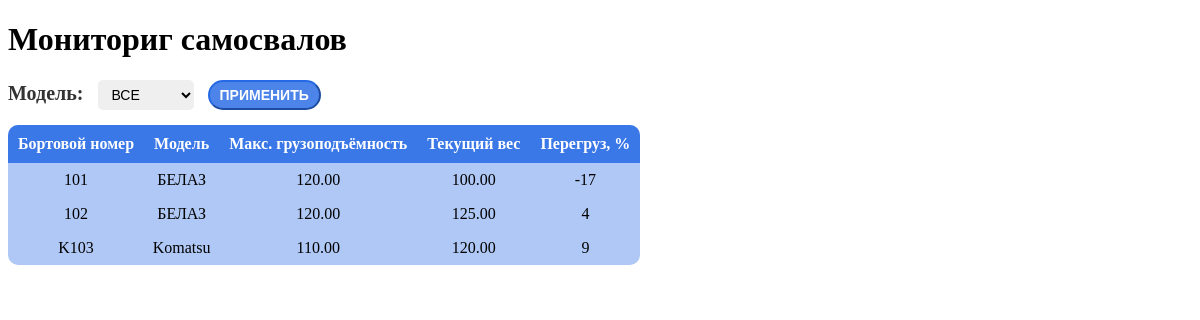
The page / on the database its author committed.
### autoload/models.py (models this page shows, shortened)
class DumpTruck(models.Model):
    name = models.CharField(max_length=100, blank=True)
    model = models.ForeignKey(
        TruckModel,
        on_delete=models.CASCADE,
        related_name='dumptruck'
    )
    side_number = models.CharField(max_length=30, unique=True, blank=True)
    current_load = models.DecimalField(max_digits=5, decimal_places=2, blank=True, default=None)

class TruckModel(models.Model):
    name = models.CharField(max_length=50, unique=True)
    load_capacity = models.DecimalField(max_digits=5, decimal_places=2)

### autoload/views.py (the view, shortened to what this page needs)
# urls.py: path('', MainView.as_view()),
class MainView(TemplateView):
    template_name = "index.html"
    truck_models_list = get_truck_models_list()
    def get_context_data(self, *, object_list=None, **kwargs):
        truck_models_list = get_truck_models_list()
        selected_model = '-1'
        dump_truck_list = get_tucks_by_selected_model(selected_model)
        context = {
            "truck_models_list": truck_models_list,
            "dump_trucks": dump_truck_list,
            "selected_model": int(selected_model)
        }
        return context

### autoload/utils.py (called while the page is built)
def get_truck_models_list() -> list:
    truck_models = TruckModel.objects.all()
    truck_models_list = [
        {
            "name": model.name,
            "id": model.id,
        } for model in truck_models
    ]
    truck_models_list.insert(0, {"id": "-1", "name": "ВСЕ"})
    return truck_models_list

def get_tucks_by_selected_model(selected_model: str) -> list:
    selected_trucks = DumpTruck.objects.select_related('model')
    if selected_model != '-1':
        selected_trucks = selected_trucks.filter(model=selected_model)
    selected_trucks = [
        {
            "side_number": truck.side_number,
            "model": truck.model.name,
            "capacity": truck.model.load_capacity,
            "current_load": truck.current_load,
            "overload": calc_capacity_reload(truck.current_load, truck.model.load_capacity),
        } for truck in selected_trucks
    ]
    return selected_trucks

def calc_capacity_reload(current_load: float, over_load: float) -> int:
    return int(current_load / over_load * 100) - 100

### templates/index.html (shortened to what this page needs)
{% extends "base.html" %}
{% block body %}
    <h1>Мониториг самосвалов</h1>
    <form method="post" id="select_model">
        <label for="trucks">Модель:</label>
        <select id="trucks" name="trucklist" form="select_model">
            {% for model in truck_models_list %}
                <option value={{model.id}}
                        >{{model.name}}
                </option>
            {% endfor %}
        </select>
        <input id="submin" name="model" type="submit" value="Применить">
    </form>
    <table>
        <tr>
            <th>Бортовой номер</th>
            <th>Модель</th>
            <th>Макс. грузоподъёмность</th>
            <th>Текущий вес</th>
            <th>Перегруз, %</th>
        </tr>
        {% for truck in dump_trucks %}
        <tr>
            <td>{{ truck.side_number }}</td>
            <td>{{ truck.model }}</td>
            <td>{{ truck.capacity }}</td>
            <td>{{ truck.current_load }}</td>
            <td>{{ truck.overload }}</td>
        </tr>
        {% endfor %}
</table>
{% endblock %}

### templates/base.html (shortened to what this page needs)
<!DOCTYPE html>
<html lang="en">
<head>
</head>
<body>
{% block body %}{% endblock %}
</body>
</html>

### templates/base.html (style rules this page uses)
label { clear:both; color:#333; margin-bottom:4px; font-weight:bold; font-size:20px; }
select, textarea { clear:both; background:#efefef; border:0; padding:6px 10px; font-size:14px; border-radius: 5px; margin-left: 10px; }
input[type=submit], a.button { font-weight:bold; background: rgba(28, 99, 227, 0.79); color:#fff; padding:5px 10px; font-size:14px; text-transform:uppercase; border-radius: 20px; margin-left: 10px; border-color: rgba(28, 99, 227, 0.79); }
table { border-collapse: collapse; margin-top: 15px; }
th { background-color: rgba(28, 99, 227, 0.79); text-align: center; padding: 10px; color: white; }
td { text-align: center; padding: 8px; }
tr { background-color: rgba(28, 99, 227, 0.35); }
tr:last-child td:first-child { border-radius: 0 0 0 10px; }
th:first-child { border-radius: 10px 0 0 0; }
th:last-child { border-radius: 0 10px 0 0; }
tr:last-child td:last-child { border-radius: 0 0 10px 0; }

### rows shown on the page
DumpTruck: side_number "101", current_load "100.00"
TruckModel: model "БЕЛАЗ" "БЕЛАЗ", capacity "120.00" "120.00"
DumpTruck: side_number "102", current_load "125.00"
DumpTruck: side_number "K103", current_load "120.00"
TruckModel: model "Komatsu", capacity "110.00"

### other values the page prints
{{ truck.overload }} "-17" "4" "9"
form field trucklist "ВСЕ"
